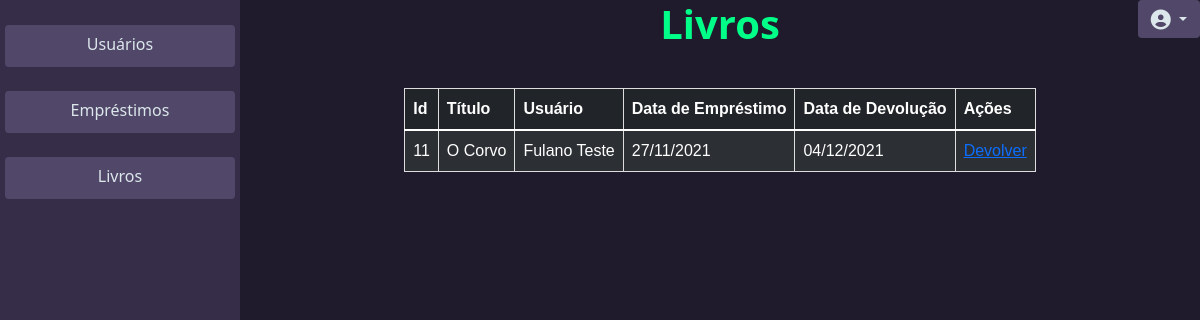
/PHP/dashboard_Emp.php, run on an earlier commit of the app's database.
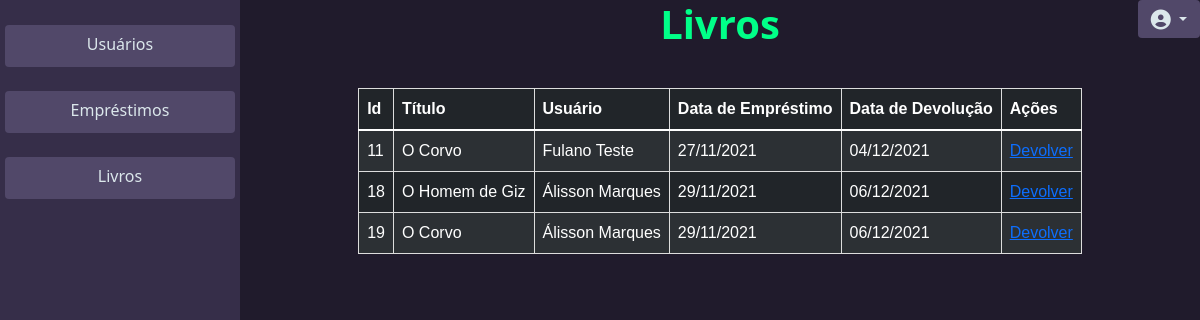
And on a later commit of the database.
### tables this page shows
CREATE TABLE `emprestimos` (
  `id` int(11) NOT NULL,
  `id_livro` int(11) NOT NULL,
  `created` timestamp NOT NULL DEFAULT current_timestamp(),
  `modified` timestamp NOT NULL DEFAULT current_timestamp() ON UPDATE current_timestamp(),
  `id_user` int(11) NOT NULL,
  `date_start` timestamp NULL DEFAULT NULL,
  `date_end` timestamp NULL DEFAULT NULL
);

CREATE TABLE `livros` (
  `id` int(11) NOT NULL,
  `titulo` varchar(220) NOT NULL,
  `descricao` varchar(220) NOT NULL,
  `created` datetime NOT NULL DEFAULT current_timestamp(),
  `modified` datetime NOT NULL DEFAULT current_timestamp() ON UPDATE current_timestamp()
);

CREATE TABLE `usuarios` (
  `id` int(11) NOT NULL,
  `nome` varchar(220) NOT NULL,
  `email` varchar(220) NOT NULL,
  `cpf` char(220) NOT NULL,
  `dateNac` datetime NOT NULL,
  `created` datetime NOT NULL DEFAULT current_timestamp(),
  `modified` datetime NOT NULL DEFAULT current_timestamp() ON UPDATE current_timestamp(),
  `passwd` varchar(220) NOT NULL
);

### PHP/dashboard_Emp.php (the view, shortened to what this page needs)
<?php
include_once "conection.php";
$sql =
    "SELECT emprestimos.id as id_emp, emprestimos.*, usuarios.*, livros.* FROM emprestimos, usuarios, livros WHERE emprestimos.id_livro = livros.id AND emprestimos.id_user = usuarios.id";
$emprestimos = mysqli_query($ccon, $sql);
?>
<!DOCTYPE html>
<html lang="pt-br">
<head>
    <link href="https://cdn.jsdelivr.net/npm/bootstrap@5.1.3/dist/css/bootstrap.min.css" rel="stylesheet">
    <link rel="stylesheet" href="../CSS/form.css">
</head>
<body>
    <div class="flex-container main-dashboard">
        <div class="card-painel">
            <a href="dashboard.php" class=" btn btn-1 mt-n1" role="button">Usuários</a>
            <a href="dashboard_Emp.php" class=" btn btn-1 mt-n1" role="button">Empréstimos</a>
            <a href="dashboard_Books.php" class=" btn btn-1 mt-n1" role="button">Livros</a>
        </div>
        <div class="main-book">
            <div>
                <h1 style="text-align: center;" class="center-dashboard">Livros</h1>
            </div>
            <div class="flex-row">
                <div class="mt-1">
                    <table class="table table-dark table-striped">
                        <thead>
                            <tr>
                                <th>Id</th>
                                <th>Título</th>
                                <th>Usuário</th>
                                <th>Data de Empréstimo</th>
                                <th>Data de Devolução</th>
                                <th>Ações</th>
                            </tr>
                        </thead>
                        <tbody>
                            <?php while (
                                $emp = mysqli_fetch_assoc($emprestimos)
                            ) { ?>
                                <tr>
                                    <td><?= $emp["id_emp"] ?></td>
                                    <td><?= $emp["titulo"] ?></td>
                                    <td><?= $emp["nome"] ?></td>
                                    <td><?= date(
                                        "d/m/Y",
                                        strtotime($emp["date_start"])
                                    ) ?></td>
                                    <td><?= date(
                                        "d/m/Y",
                                        strtotime($emp["date_end"])
                                    ) ?></td>
                                    <td>
                                        <a href="process_Dev.php?id=<?= $emp[
                                            "id_emp"
                                        ] ?>">Devolver</a>
                                    </td>
                                </tr>
                            <?php } ?>
                        </tbody>
                    </table>
                </div>
            </div>
            <div class="dropdown">
                <button class="btn btn-1 dropdown-toggle" type="button" id="dropdownMenuButton1" data-bs-toggle="dropdown" aria-expanded="false">
                    <i class="fas fa-user-circle fa-lg"></i>
                </button>
            </div>
        </div>
    </div>
</body>
</html>

### CSS/form.css (style rules this page uses)
body { margin: 0; color: white; }
.main-dashboard { width: 100vw; height: 100%; display: flex; background: #201b2c; justify-content: space-between; align-items: flex-start; }
.main-book { width: 80vw; height: 100vh; display: flex; flex-direction: column; align-items: center; }
.flex-row { justify-content: space-evenly; width: 100%; display: flex; flex-direction: row; }
table { font-family: arial, sans-serif; border-collapse: collapse; width: 100%; }
td, th { border: 1px solid #dddddd; text-align: left; padding: 8px; }
.center-dashboard { color: #0f8; font-weight: 800; margin: 0 auto; display: block; }
.flex-container { flex-wrap: wrap; flex-direction: row; }
.btn-1 { background-color: #514869; color: #f0ffffde; }
.dropdown { position: fixed; right: 0px; top: 0px; }
.card-painel { padding-bottom: 75vh; position: relative; width: 20vw; height: 100vh; display: flex; justify-content: center; align-items: center; flex-direction: column; background: #362e49; box-shadow: 0px, 10px, 40px, #00000056; }
.mt-n1 { margin-top: 1.5rem !important; height: 42px; width: 230px; }
.mt-1 { margin-top: 2.5rem !important; }

What changed in the data, as far as the page shows it:
added emprestimos: id "18", id_livro.titulo "O Homem de Giz", id_user.nome "Álisson Marques", date_start "29/11/2021", date_end "06/12/2021"
added emprestimos: id "19", id_livro.titulo "O Corvo", id_user.nome "Álisson Marques", date_start "29/11/2021", date_end "06/12/2021"
